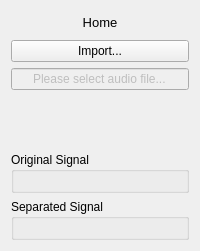
      <widget class="QWidget" name="signalAnalysis">
       <layout class="QVBoxLayout" name="verticalLayout_5">
        <item>
         <widget class="QPushButton" name="btnHome_2">
          <property name="font">
           <font>
            <pointsize>10</pointsize>
           </font>
          </property>
          <property name="text">
           <string>Home</string>
          </property>
          <property name="icon">
           <iconset>
            <normaloff>images/home.png</normaloff>images/home.png</iconset>
          </property>
          <property name="flat">
           <bool>true</bool>
          </property>
         </widget>
        </item>
        <item>
         <widget class="QPushButton" name="btnImportSignal">
          <property name="text">
           <string>Import...</string>
          </property>
         </widget>
        </item>
        <item>
         <widget class="QLineEdit" name="textCurrentSingal">
          <property name="enabled">
           <bool>false</bool>
          </property>
          <property name="inputMask">
           <string/>
          </property>
          <property name="text">
           <string>Please select audio file...</string>
          </property>
          <property name="alignment">
           <set>Qt::AlignCenter</set>
          </property>
          <property name="readOnly">
           <bool>true</bool>
          </property>
          <property name="placeholderText">
           <string>Please select audio file or record new file...</string>
          </property>
         </widget>
        </item>
        <item>
         <layout class="QGridLayout" name="gridLayout_4">
          <item row="1" column="1">
           <widget class="QPushButton" name="btnSignalScaleDown">
            <property name="enabled">
             <bool>false</bool>
            </property>
            <property name="icon">
             <iconset>
              <normaloff>images/minus-sign-of-horizontal-bar.png</normaloff>images/minus-sign-of-horizontal-bar.png</iconset>
            </property>
            <property name="shortcut">
             <string>-</string>
            </property>
            <property name="flat">
             <bool>true</bool>
            </property>
           </widget>
          </item>
          <item row="0" column="1">
           <widget class="QPushButton" name="btnSignalScaleUp">
            <property name="enabled">
             <bool>false</bool>
            </property>
            <property name="icon">
             <iconset>
              <normaloff>images/plus-sign-of-horizontal-bar.png</normaloff>images/plus-sign-of-horizontal-bar.png</iconset>
            </property>
            <property name="shortcut">
             <string>+</string>
            </property>
            <property name="flat">
             <bool>true</bool>
            </property>
           </widget>
          </item>
          <item row="0" column="2" rowspan="2">
           <widget class="QPushButton" name="btnSignalLeft">
            <property name="enabled">
             <bool>false</bool>
            </property>
            <property name="icon">
             <iconset>
              <normaloff>images/right-arrowhead.png</normaloff>images/right-arrowhead.png</iconset>
            </property>
            <property name="shortcut">
             <string>Right</string>
            </property>
            <property name="flat">
             <bool>true</bool>
            </property>
           </widget>
          </item>
          <item row="0" column="0" rowspan="2">
           <widget class="QPushButton" name="btnSignalRight">
            <property name="enabled">
             <bool>false</bool>
            </property>
            <property name="icon">
             <iconset>
              <normaloff>images/left-arrowhead.png</normaloff>images/left-arrowhead.png</iconset>
            </property>
            <property name="shortcut">
             <string>Left</string>
            </property>
            <property name="flat">
             <bool>true</bool>
            </property>
           </widget>
          </item>
         </layout>
        </item>
        <item>
         <widget class="QGroupBox" name="groupBox_10">
          <property name="title">
           <string>Original Signal</string>
          </property>
          <layout class="QVBoxLayout" name="verticalLayout_3">
           <item>
            <widget class="PlotWidget" name="plotOriginal" native="true"/>
           </item>
          </layout>
         </widget>
        </item>
        <item>
         <widget class="QGroupBox" name="groupBox_11">
          <property name="title">
           <string>Separated Signal</string>
          </property>
          <layout class="QVBoxLayout" name="verticalLayout_4">
           <item>
            <widget class="PlotWidget" name="plotSeparate" native="true"/>
           </item>
          </layout>
         </widget>
        </item>
       </layout>
      </widget>
